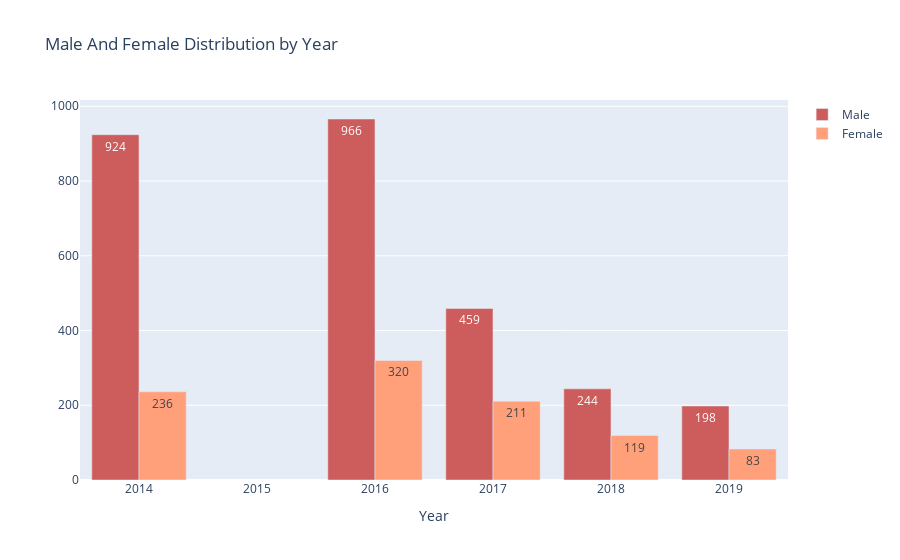

Notebook source saved alongside this figure:
### Code cell
fig = go.Figure()
fig.add_trace(
    go.Bar(
        x=gender_gr["Year"],
        y=gender_gr["Male"],
        name="Male",
        marker_color="indianred",
        text=gender_gr["Male"],
    )
)

fig.add_trace(
    go.Bar(
        x=gender_gr["Year"],
        y=gender_gr["Female"],
        name="Female",
        marker_color="lightsalmon",
        text=gender_gr["Female"],
    )
)

fig.update_layout(
    title=dict(text="Male And Female Distribution by Year"),
    xaxis=dict(title=dict(text="Year")),
)

### Figure 1 — Plotly figure (JSON) as saved in the notebook; plotly's stock layout.template omitted (floating-point values rounded to 4 significant figures)
{"data": [{"marker": {"color": "indianred"}, "name": "Male", "text": [924, 966, 459, 244, 198], "type": "bar", "x": [2014, 2016, 2017, 2018, 2019], "y": [924, 966, 459, 244, 198]}, {"marker": {"color": "lightsalmon"}, "name": "Female", "text": [236, 320, 211, 119, 83], "type": "bar", "x": [2014, 2016, 2017, 2018, 2019], "y": [236, 320, 211, 119, 83]}], "layout": {"title": {"text": "Male And Female Distribution by Year"}, "xaxis": {"title": {"text": "Year"}}}}
